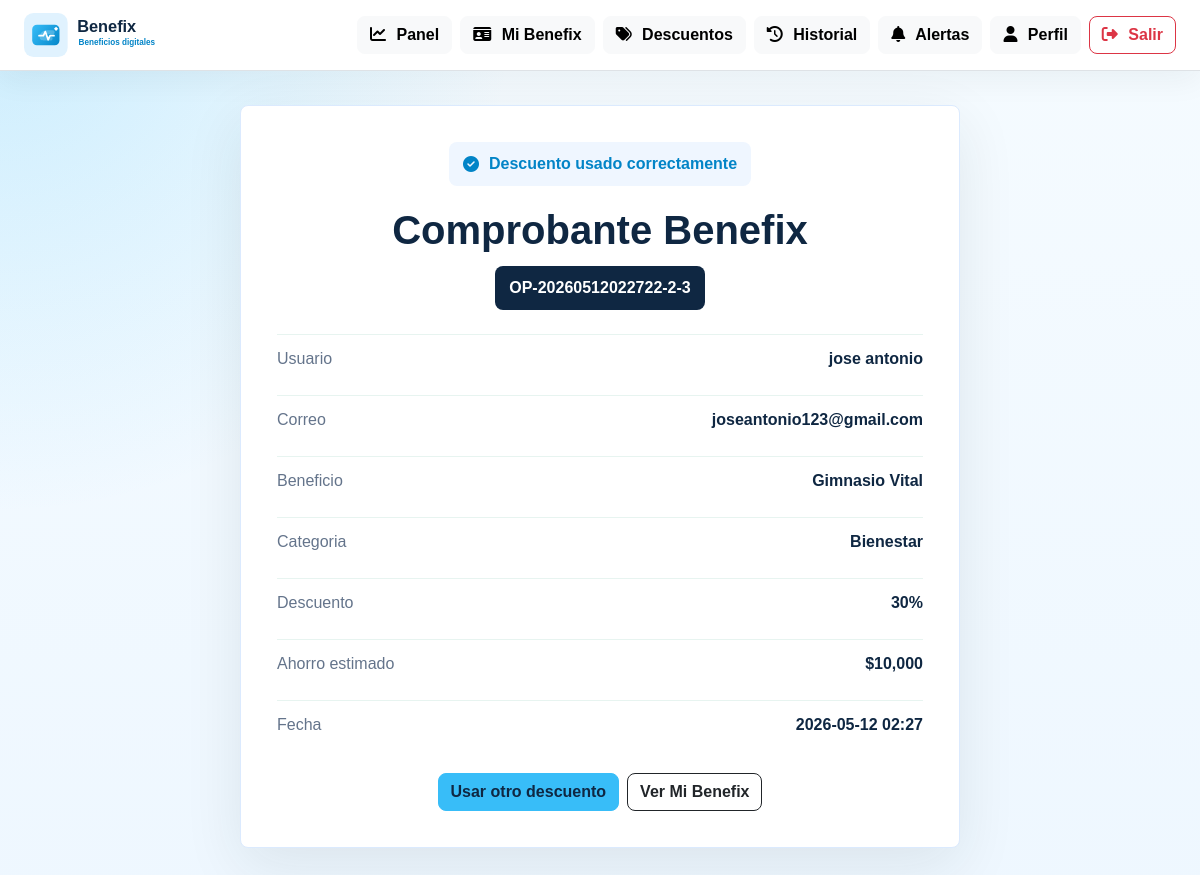
Screenshot of /comprobante/1 (signed in) with the database file from the repository.
### tables this page shows
CREATE TABLE comprobantes (
            id INTEGER PRIMARY KEY AUTOINCREMENT,
            usuario_id INTEGER NOT NULL,
            descuento_id INTEGER NOT NULL,
            codigo TEXT NOT NULL UNIQUE,
            ahorro INTEGER NOT NULL,
            fecha TEXT NOT NULL,
            FOREIGN KEY (usuario_id) REFERENCES usuarios(id),
            FOREIGN KEY (descuento_id) REFERENCES descuentos(id)
        );

CREATE TABLE usuarios (
            id INTEGER PRIMARY KEY AUTOINCREMENT,
            nombre TEXT NOT NULL,
            correo TEXT NOT NULL UNIQUE,
            contrasena TEXT NOT NULL,
            foto TEXT,
            nivel TEXT NOT NULL DEFAULT 'Vital',
            rol TEXT NOT NULL DEFAULT 'usuario',
            creado_en TEXT NOT NULL
        );

CREATE TABLE descuentos (
            id INTEGER PRIMARY KEY AUTOINCREMENT,
            nombre TEXT NOT NULL,
            descripcion TEXT NOT NULL,
            categoria TEXT NOT NULL,
            porcentaje INTEGER NOT NULL,
            usos INTEGER NOT NULL DEFAULT 0
        , ahorro_estimado INTEGER NOT NULL DEFAULT 10000);

### app.py (the view)
@app.route("/comprobante/<int:comprobante_id>")
@login_requerido
def comprobante(comprobante_id):
    comprobante_item = get_db().execute(
        """
        SELECT comprobantes.*, descuentos.nombre AS descuento, descuentos.porcentaje,
               descuentos.categoria, usuarios.nombre AS usuario, usuarios.correo
        FROM comprobantes
        JOIN descuentos ON descuentos.id = comprobantes.descuento_id
        JOIN usuarios ON usuarios.id = comprobantes.usuario_id
        WHERE comprobantes.id = ?
        """,
        (comprobante_id,),
    ).fetchone()
    usuario = usuario_actual()
    if not comprobante_item or (
        comprobante_item["usuario_id"] != usuario["id"] and usuario["rol"] != "admin"
    ):
        return redirect(url_for("dashboard"))
    return render_template("comprobante.html", comprobante=comprobante_item)

### app.py (called while the page is built)
def get_db():
    if "db" not in g:
        g.db = sqlite3.connect(DATABASE)
        g.db.row_factory = sqlite3.Row
    return g.db

@app.teardown_appcontext
def cerrar_db(error=None):
    db = g.pop("db", None)
    if db is not None:
        db.close()

def usuario_actual():
    usuario_id = session.get("usuario_id")
    if not usuario_id:
        return None
    return get_db().execute("SELECT * FROM usuarios WHERE id = ?", (usuario_id,)).fetchone()

def login_requerido(func):
    @wraps(func)
    def wrapper(*args, **kwargs):
        if not session.get("usuario_id"):
            return redirect(url_for("login"))
        return func(*args, **kwargs)
    return wrapper

@app.context_processor
def inyectar_usuario():
    usuario = usuario_actual()
    pendientes = 0
    if usuario:
        pendientes = get_db().execute(
            "SELECT COUNT(*) FROM notificaciones WHERE usuario_id = ? AND leida = 0",
            (usuario["id"],),
        ).fetchone()[0]
    return {"usuario_sesion": usuario, "notificaciones_pendientes": pendientes}

### templates/comprobante.html (shortened to what this page needs)
{% extends "base.html" %}
{% block content %}
<main class="app-shell narrow">
    <section class="receipt-card">
        <div class="receipt-status">
            <i class="fa-solid fa-circle-check"></i>
            <p>Descuento usado correctamente</p>
        </div>
        <h1>Comprobante Benefix</h1>
        <div class="receipt-code">{{ comprobante.codigo }}</div>
        <div class="receipt-lines">
            <div><span>Usuario</span><strong>{{ comprobante.usuario }}</strong></div>
            <div><span>Correo</span><strong>{{ comprobante.correo }}</strong></div>
            <div><span>Beneficio</span><strong>{{ comprobante.descuento }}</strong></div>
            <div><span>Categoria</span><strong>{{ comprobante.categoria }}</strong></div>
            <div><span>Descuento</span><strong>{{ comprobante.porcentaje }}%</strong></div>
            <div><span>Ahorro estimado</span><strong>${{ "{:,}".format(comprobante.ahorro) }}</strong></div>
            <div><span>Fecha</span><strong>{{ comprobante.fecha }}</strong></div>
        </div>
        <div class="d-flex gap-2 justify-content-center mt-4">
            <a class="btn btn-success" href="{{ url_for('descuentos') }}">Usar otro descuento</a>
            <a class="btn btn-outline-dark" href="{{ url_for('mi_benefix') }}">Ver Mi Benefix</a>
        </div>
    </section>
</main>
{% endblock %}

### static/css/style.css (style rules this page uses)
:root { --green: #38bdf8; --green-dark: #0284c7; --ink: #0f2742; --muted: #64748b; --line: #dbeafe; --surface: #ffffff; --bg: #f5fbff; }
* { box-sizing: border-box; }
body { min-height: 100vh; margin: 0; background: radial-gradient(circle at top left, rgba(56, 189, 248, 0.22), transparent 34%), linear-gradient(180deg, #f5fbff 0%, #eef7ff 100%); color: var(--ink); font-family: Arial, sans-serif; }
.btn { border-radius: 8px; font-weight: 700; }
.btn-success { --bs-btn-bg: #38bdf8; --bs-btn-border-color: #38bdf8; --bs-btn-hover-bg: #0284c7; --bs-btn-hover-border-color: #0284c7; --bs-btn-active-bg: #0369a1; --bs-btn-active-border-color: #0369a1; --bs-btn-color: #0f2742; --bs-btn-hover-color: #ffffff; --bs-btn-active-color: #ffffff; }
.app-shell { width: min(1180px, calc(100% - 48px)); margin: 34px auto 70px; }
.app-shell.narrow { width: min(720px, calc(100% - 48px)); }
.receipt-card { padding: 36px; border: 1px solid var(--line); border-radius: 8px; background: white; text-align: center; box-shadow: 0 18px 60px rgba(18, 48, 42, 0.09); }
.receipt-status { display: inline-flex; align-items: center; gap: 10px; padding: 10px 14px; border-radius: 8px; background: #eff6ff; color: var(--green-dark); font-weight: 900; }
.receipt-status p { margin: 0; }
.receipt-card h1 { margin: 20px 0 12px; font-weight: 900; }
.receipt-code { display: inline-block; margin-bottom: 24px; padding: 10px 14px; border-radius: 8px; background: #0f2742; color: white; font-weight: 900; }
.receipt-lines { display: grid; gap: 12px; text-align: left; }
.receipt-lines div { display: flex; justify-content: space-between; gap: 16px; padding: 12px 0; border-top: 1px solid #e7f4f0; }
.receipt-lines span { color: var(--muted); }
.receipt-lines strong { text-align: right; }

### rows the page displays
comprobantes: codigo "OP-20260512022722-2-3", ahorro "10,000", fecha "2026-05-12 02:27"
usuarios: usuario "jose antonio", correo "joseantonio123@gmail.com"
descuentos: descuento "Gimnasio Vital", categoria "Bienestar", porcentaje "30"
